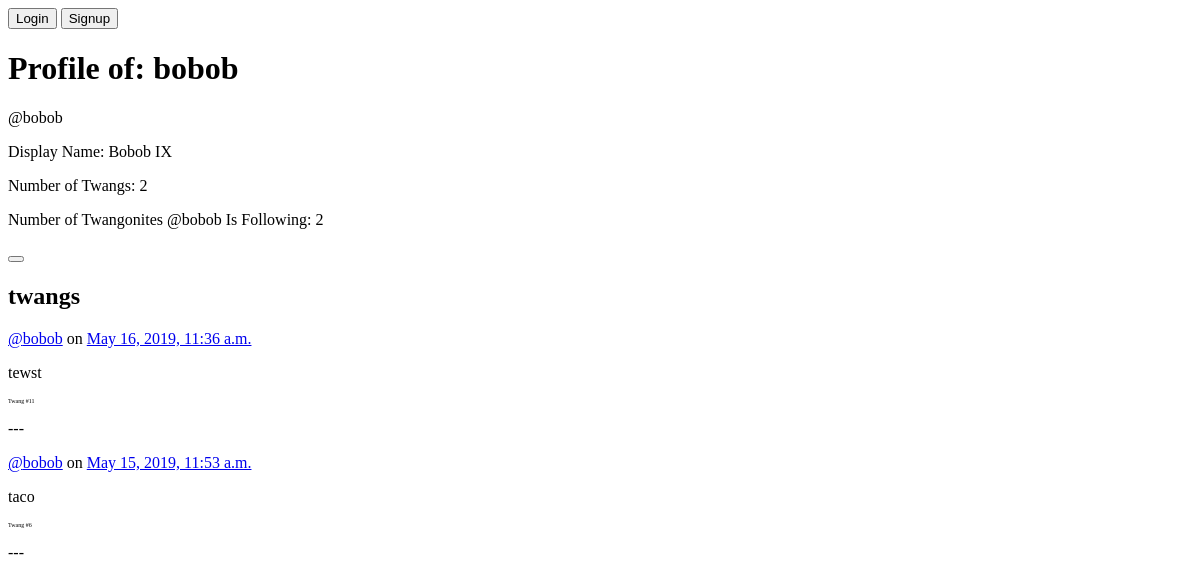
/bobob/, run on an earlier commit of the app's database.
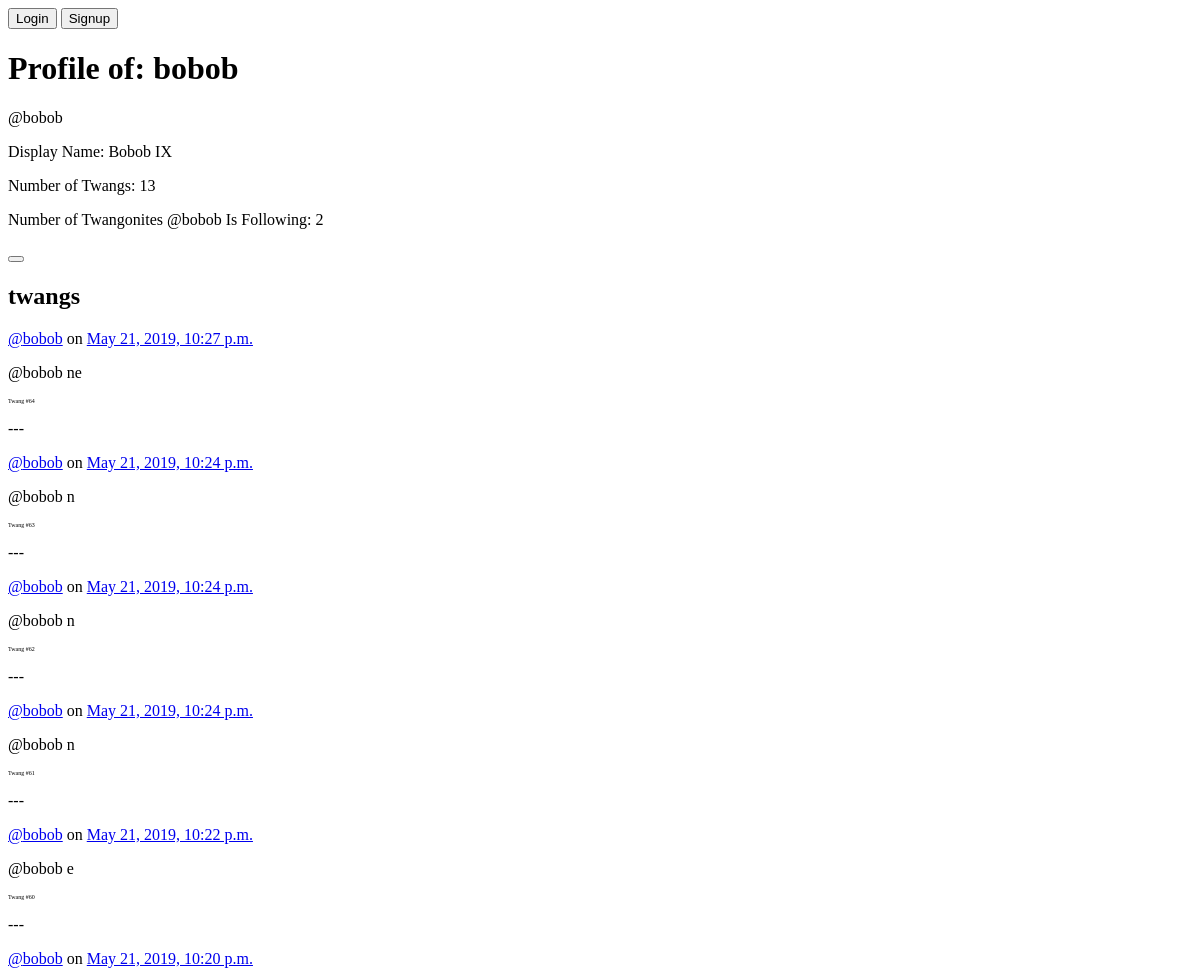
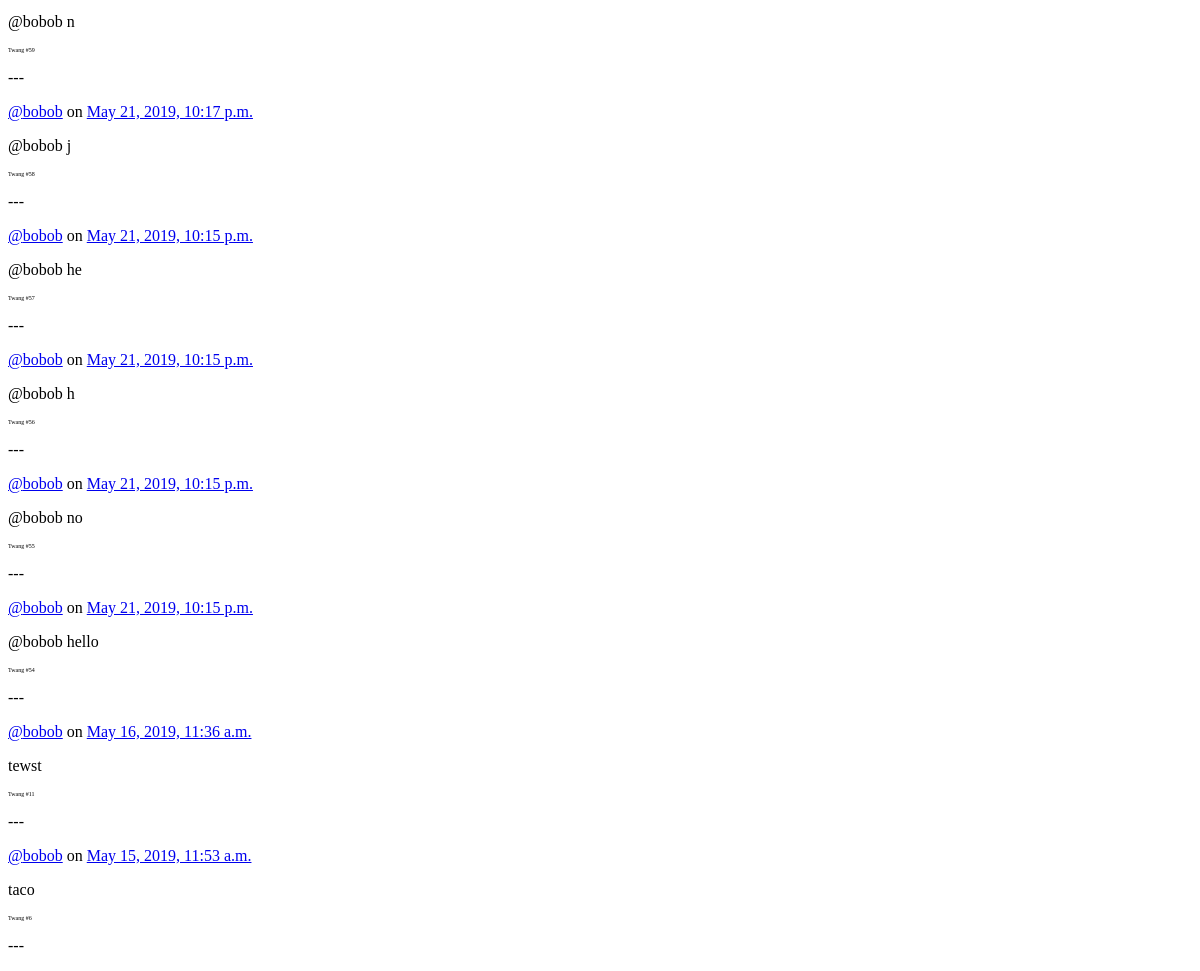
And on a later commit of the database (2 pictures, top to bottom).
### twango/tweet/models.py (models this page shows)
class Tweet(models.Model):
    user = models.ForeignKey(
        TwitterUser, on_delete=models.CASCADE)
    twang = models.CharField(max_length=140)
    date = models.DateTimeField(default=timezone.now)

### twango/twitteruser/models.py (models this page shows)
class TwitterUser(models.Model):
    username = models.CharField(max_length=50)
    display_name = models.CharField(max_length=50)
    following = models.ManyToManyField("self", symmetrical=False, blank=True)
    user = models.OneToOneField(User, on_delete=models.CASCADE)
    def __str__(self):
        return self.user.username

### twango/twitteruser/views.py (the view)
# urls.py: path("<str:username>/", profile_view),
def profile_view(request, username):
    html = "../templates/twitteruser.html"
    targeteduser = TwitterUser.objects.filter(username=username).first()
    targeteduser_twangs = Tweet.objects.filter(
        user=targeteduser).order_by("-date")
    num_twangs = len(targeteduser_twangs)
    num_followers = targeteduser.following.count()
    follow_status_button = None
    data = {}
    if request.user.is_authenticated:
        currentuser = TwitterUser.objects.filter(
            username=request.user.twitteruser).first()
        notifications = Notification.objects.filter(username=currentuser).count
        if targeteduser not in currentuser.following.get_queryset():
            follow_status_button = "Follow"
        else:
            follow_status_button = "Unfollow"
        data = {"targeteduser": targeteduser, "twangs": targeteduser_twangs,
                "num_twangs": num_twangs,
                "follow_status_button": follow_status_button,
                "num_followers": num_followers,
                "notifications": notifications}
    else:
        data = {"targeteduser": targeteduser, "twangs": targeteduser_twangs,
                "num_twangs": num_twangs, "num_followers": num_followers}
    return render(request, html, data)

### twango/templates/twitteruser.html
{% extends "navbar.html" %} {% block main %}
<h1>Profile of: {{ targeteduser.username }}</h1>
<p>@{{ targeteduser }}</p>
<p>Display Name: {{ targeteduser.display_name }}</p>
<p>Number of Twangs: {{ num_twangs }}</p>
<p>Number of Twangonites @{{ targeteduser }} Is Following: {{ num_followers }}</p>
{% if targeteduser.username != request.user.username %}
<a href="/followstatus/{{ targeteduser.username }}">
    <button>{{ follow_status_button }}</button>
</a>
{% else %}
<p>Number of Notifications: {{ notifications }}</p>
{% endif %}
{% include "twangs.html" %}
{% endblock %}

### twango/templates/twangs.html (shortened to what this page needs)
<h2>twangs</h2>
{% for t in twangs %}
<p><a href="/{{ t.user }}/">@{{ t.user }}</a> on <a href="/twang/{{ t.id }}/">{{ t.date }}</a></p>
<p>{{ t.twang }}</p>
<p style="font-size: 6px">Twang #{{ t.id }}</p>
<p>---</p>
{% endfor %}

What changed in the data, as far as the page shows it:
added Tweet: user "bobob", date "May 21, 2019, 10:27 p.m.", twang "@bobob ne", id "64"
added Tweet: user "bobob", date "May 21, 2019, 10:24 p.m.", twang "@bobob n", id "63"
added Tweet: user "bobob", date "May 21, 2019, 10:24 p.m.", twang "@bobob n", id "62"
added Tweet: user "bobob", date "May 21, 2019, 10:24 p.m.", twang "@bobob n", id "61"
added Tweet: user "bobob", date "May 21, 2019, 10:22 p.m.", twang "@bobob e", id "60"
added Tweet: user "bobob", date "May 21, 2019, 10:20 p.m.", twang "@bobob n", id "59"
added Tweet: user "bobob", date "May 21, 2019, 10:17 p.m.", twang "@bobob j", id "58"
added Tweet: user "bobob", date "May 21, 2019, 10:15 p.m.", twang "@bobob he", id "57"
added Tweet: user "bobob", date "May 21, 2019, 10:15 p.m.", twang "@bobob h", id "56"
added Tweet: user "bobob", date "May 21, 2019, 10:15 p.m.", twang "@bobob no", id "55"
added Tweet: user "bobob", date "May 21, 2019, 10:15 p.m.", twang "@bobob hello", id "54"
Also different on the page:
{{ num_twangs }}: "2" → "13"
